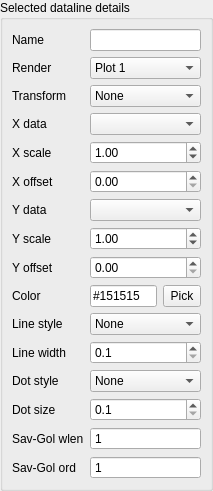
             <widget class="QWidget" name="scrollAreaWidgetContents_2">
              <property name="geometry">
               <rect>
                <x>0</x>
                <y>-100</y>
                <width>213</width>
                <height>481</height>
               </rect>
              </property>
              <property name="sizePolicy">
               <sizepolicy hsizetype="Ignored" vsizetype="Preferred">
                <horstretch>0</horstretch>
                <verstretch>0</verstretch>
               </sizepolicy>
              </property>
              <property name="autoFillBackground">
               <bool>true</bool>
              </property>
              <layout class="QGridLayout" name="gridLayout_15">
               <property name="leftMargin">
                <number>0</number>
               </property>
               <property name="topMargin">
                <number>0</number>
               </property>
               <property name="rightMargin">
                <number>0</number>
               </property>
               <property name="bottomMargin">
                <number>0</number>
               </property>
               <item row="0" column="0">
                <widget class="QGroupBox" name="dataline_gb">
                 <property name="enabled">
                  <bool>true</bool>
                 </property>
                 <property name="minimumSize">
                  <size>
                   <width>70</width>
                   <height>0</height>
                  </size>
                 </property>
                 <property name="maximumSize">
                  <size>
                   <width>16777215</width>
                   <height>16777215</height>
                  </size>
                 </property>
                 <property name="title">
                  <string>Selected dataline details</string>
                 </property>
                 <layout class="QGridLayout" name="gridLayout_6" rowstretch="0,0,0,0,0,0,0,0,0,0,0,0,0,0,0,0,0,0,0,0,0,0" columnstretch="0,0">
                  <item row="1" column="1">
                   <widget class="QComboBox" name="dl_render_cb">
                    <property name="sizePolicy">
                     <sizepolicy hsizetype="Preferred" vsizetype="Expanding">
                      <horstretch>0</horstretch>
                      <verstretch>0</verstretch>
                     </sizepolicy>
                    </property>
                    <property name="minimumSize">
                     <size>
                      <width>50</width>
                      <height>0</height>
                     </size>
                    </property>
                    <property name="maximumSize">
                     <size>
                      <width>16777215</width>
                      <height>24</height>
                     </size>
                    </property>
                    <item>
                     <property name="text">
                      <string>Plot 1</string>
                     </property>
                    </item>
                    <item>
                     <property name="text">
                      <string>Plot 2.1</string>
                     </property>
                    </item>
                    <item>
                     <property name="text">
                      <string>Plot 2.2</string>
                     </property>
                    </item>
                    <item>
                     <property name="text">
                      <string>Plot 3</string>
                     </property>
                    </item>
                    <item>
                     <property name="text">
                      <string>Plot 4.1</string>
                     </property>
                    </item>
                    <item>
                     <property name="text">
                      <string>Plot 4.2</string>
                     </property>
                    </item>
                    <item>
                     <property name="text">
                      <string>Plot 5</string>
                     </property>
                    </item>
                   </widget>
                  </item>
                  <item row="2" column="1">
                   <spacer name="verticalSpacer">
                    <property name="orientation">
                     <enum>Qt::Vertical</enum>
                    </property>
                    <property name="sizeHint" stdset="0">
                     <size>
                      <width>20</width>
                      <height>40</height>
                     </size>
                    </property>
                   </spacer>
                  </item>
                  <item row="7" column="1">
                   <widget class="ScienDSpinBox" name="dl_xoffset_sb">
                    <property name="maximumSize">
                     <size>
                      <width>16777215</width>
                      <height>24</height>
                     </size>
                    </property>
                    <property name="value">
                     <double>0.000000000000000</double>
                    </property>
                   </widget>
                  </item>
                  <item row="15" column="1">
                   <widget class="QDoubleSpinBox" name="dl_linewidth_sb">
                    <property name="maximumSize">
                     <size>
                      <width>16777215</width>
                      <height>24</height>
                     </size>
                    </property>
                    <property name="decimals">
                     <number>1</number>
                    </property>
                    <property name="minimum">
                     <double>0.100000000000000</double>
                    </property>
                    <property name="singleStep">
                     <double>0.100000000000000</double>
                    </property>
                   </widget>
                  </item>
                  <item row="16" column="1">
                   <widget class="QComboBox" name="dl_marker_cb">
                    <property name="maximumSize">
                     <size>
                      <width>16777215</width>
                      <height>24</height>
                     </size>
                    </property>
                    <property name="currentText">
                     <string>None</string>
                    </property>
                    <item>
                     <property name="text">
                      <string>None</string>
                     </property>
                    </item>
                    <item>
                     <property name="text">
                      <string>Point</string>
                     </property>
                    </item>
                    <item>
                     <property name="text">
                      <string>Pixel</string>
                     </property>
                    </item>
                    <item>
                     <property name="text">
                      <string>Circle</string>
                     </property>
                    </item>
                    <item>
                     <property name="text">
                      <string>Triangle down</string>
                     </property>
                    </item>
                    <item>
                     <property name="text">
                      <string>Triangle up</string>
                     </property>
                    </item>
                    <item>
                     <property name="text">
                      <string>Triangle left</string>
                     </property>
                    </item>
                    <item>
                     <property name="text">
                      <string>Triangle right</string>
                     </property>
                    </item>
                    <item>
                     <property name="text">
                      <string>Tri down</string>
                     </property>
                    </item>
                    <item>
                     <property name="text">
                      <string>Tri up</string>
                     </property>
                    </item>
                    <item>
                     <property name="text">
                      <string>Tri left</string>
                     </property>
                    </item>
                    <item>
                     <property name="text">
                      <string>Tri right</string>
                     </property>
                    </item>
                    <item>
                     <property name="text">
                      <string>Octagon</string>
                     </property>
                    </item>
                    <item>
                     <property name="text">
                      <string>Square</string>
                     </property>
                    </item>
                    <item>
                     <property name="text">
                      <string>Pentagon</string>
                     </property>
                    </item>
                    <item>
                     <property name="text">
                      <string>Plus (filled)</string>
                     </property>
                    </item>
                    <item>
                     <property name="text">
                      <string>Star</string>
                     </property>
                    </item>
                    <item>
                     <property name="text">
                      <string>Hexagon</string>
                     </property>
                    </item>
                    <item>
                     <property name="text">
                      <string>Hexagon alt.</string>
                     </property>
                    </item>
                    <item>
                     <property name="text">
                      <string>Plus</string>
                     </property>
                    </item>
                    <item>
                     <property name="text">
                      <string>x</string>
                     </property>
                    </item>
                    <item>
                     <property name="text">
                      <string>x (filled)</string>
                     </property>
                    </item>
                    <item>
                     <property name="text">
                      <string>Diamond</string>
                     </property>
                    </item>
                    <item>
                     <property name="text">
                      <string>Diamond (thin)</string>
                     </property>
                    </item>
                    <item>
                     <property name="text">
                      <string>Vline</string>
                     </property>
                    </item>
                    <item>
                     <property name="text">
                      <string>Hline</string>
                     </property>
                    </item>
                   </widget>
                  </item>
                  <item row="6" column="0">
                   <widget class="QLabel" name="label_5">
                    <property name="text">
                     <string>X scale</string>
                    </property>
                   </widget>
                  </item>
                  <item row="8" column="1">
                   <widget class="QComboBox" name="dl_ydata_cb">
                    <property name="maximumSize">
                     <size>
                      <width>16777215</width>
                      <height>24</height>
                     </size>
                    </property>
                   </widget>
                  </item>
                  <item row="19" column="0">
                   <widget class="QLabel" name="label_7">
                    <property name="text">
                     <string>Sav-Gol wlen</string>
                    </property>
                   </widget>
                  </item>
                  <item row="9" column="1">
                   <widget class="ScienDSpinBox" name="dl_yscale_sb">
                    <property name="maximumSize">
                     <size>
                      <width>16777215</width>
                      <height>24</height>
                     </size>
                    </property>
                    <property name="value">
                     <double>1.000000000000000</double>
                    </property>
                   </widget>
                  </item>
                  <item row="14" column="0">
                   <widget class="QLabel" name="label_8">
                    <property name="text">
                     <string>Line style</string>
                    </property>
                   </widget>
                  </item>
                  <item row="7" column="0">
                   <widget class="QLabel" name="label_16">
                    <property name="text">
                     <string>X offset</string>
                    </property>
                   </widget>
                  </item>
                  <item row="12" column="0">
                   <widget class="QLabel" name="dl_color_label">
                    <property name="text">
                     <string>Color</string>
                    </property>
                   </widget>
                  </item>
                  <item row="6" column="1">
                   <widget class="ScienDSpinBox" name="dl_xscale_sb">
                    <property name="sizePolicy">
                     <sizepolicy hsizetype="Minimum" vsizetype="Fixed">
                      <horstretch>0</horstretch>
                      <verstretch>0</verstretch>
                     </sizepolicy>
                    </property>
                    <property name="maximumSize">
                     <size>
                      <width>16777215</width>
                      <height>24</height>
                     </size>
                    </property>
                    <property name="value">
                     <double>1.000000000000000</double>
                    </property>
                   </widget>
                  </item>
                  <item row="0" column="0">
                   <widget class="QLabel" name="label_4">
                    <property name="text">
                     <string>Name</string>
                    </property>
                   </widget>
                  </item>
                  <item row="11" column="1">
                   <spacer name="verticalSpacer_2">
                    <property name="orientation">
                     <enum>Qt::Vertical</enum>
                    </property>
                    <property name="sizeHint" stdset="0">
                     <size>
                      <width>20</width>
                      <height>40</height>
                     </size>
                    </property>
                   </spacer>
                  </item>
                  <item row="4" column="1">
                   <widget class="QComboBox" name="dl_xdata_cb">
                    <property name="maximumSize">
                     <size>
                      <width>16777215</width>
                      <height>24</height>
                     </size>
                    </property>
                   </widget>
                  </item>
                  <item row="19" column="1">
                   <widget class="QDoubleSpinBox" name="dl_savgol_wlen">
                    <property name="maximumSize">
                     <size>
                      <width>16777215</width>
                      <height>24</height>
                     </size>
                    </property>
                    <property name="buttonSymbols">
                     <enum>QAbstractSpinBox::NoButtons</enum>
                    </property>
                    <property name="decimals">
                     <number>0</number>
                    </property>
                    <property name="value">
                     <double>1.000000000000000</double>
                    </property>
                   </widget>
                  </item>
                  <item row="12" column="1">
                   <layout class="QHBoxLayout" name="horizontalLayout" stretch="0,0">
                    <property name="sizeConstraint">
                     <enum>QLayout::SetNoConstraint</enum>
                    </property>
                    <item>
                     <widget class="QLineEdit" name="dl_color_edit">
                      <property name="maximumSize">
                       <size>
                        <width>16777215</width>
                        <height>24</height>
                       </size>
                      </property>
                      <property name="text">
                       <string>#151515</string>
                      </property>
                     </widget>
                    </item>
                    <item>
                     <widget class="QToolButton" name="dl_color_pickerbtn">
                      <property name="maximumSize">
                       <size>
                        <width>16777215</width>
                        <height>24</height>
                       </size>
                      </property>
                      <property name="text">
                       <string>Pick</string>
                      </property>
                     </widget>
                    </item>
                   </layout>
                  </item>
                  <item row="20" column="0">
                   <widget class="QLabel" name="label_12">
                    <property name="text">
                     <string>Sav-Gol ord</string>
                    </property>
                   </widget>
                  </item>
                  <item row="15" column="0">
                   <widget class="QLabel" name="label_11">
                    <property name="text">
                     <string>Line width</string>
                    </property>
                   </widget>
                  </item>
                  <item row="16" column="0">
                   <widget class="QLabel" name="label_9">
                    <property name="text">
                     <string>Dot style</string>
                    </property>
                   </widget>
                  </item>
                  <item row="14" column="1">
                   <widget class="QComboBox" name="dl_style_cb">
                    <property name="maximumSize">
                     <size>
                      <width>16777215</width>
                      <height>24</height>
                     </size>
                    </property>
                    <property name="currentText">
                     <string>None</string>
                    </property>
                    <item>
                     <property name="text">
                      <string>None</string>
                     </property>
                    </item>
                    <item>
                     <property name="text">
                      <string>Solid</string>
                     </property>
                    </item>
                    <item>
                     <property name="text">
                      <string>Dashed</string>
                     </property>
                    </item>
                    <item>
                     <property name="text">
                      <string>Dash-dot</string>
                     </property>
                    </item>
                    <item>
                     <property name="text">
                      <string>Dotted</string>
                     </property>
                    </item>
                   </widget>
                  </item>
                  <item row="17" column="0">
                   <widget class="QLabel" name="label_15">
                    <property name="text">
                     <string>Dot size</string>
                    </property>
                   </widget>
                  </item>
                  <item row="18" column="1">
                   <spacer name="verticalSpacer_4">
                    <property name="orientation">
                     <enum>Qt::Vertical</enum>
                    </property>
                    <property name="sizeHint" stdset="0">
                     <size>
                      <width>20</width>
                      <height>40</height>
                     </size>
                    </property>
                   </spacer>
                  </item>
                  <item row="4" column="0">
                   <widget class="QLabel" name="label">
                    <property name="text">
                     <string>X data</string>
                    </property>
                   </widget>
                  </item>
                  <item row="17" column="1">
                   <widget class="QDoubleSpinBox" name="dl_markersize_sb">
                    <property name="maximumSize">
                     <size>
                      <width>16777215</width>
                      <height>24</height>
                     </size>
                    </property>
                    <property name="decimals">
                     <number>1</number>
                    </property>
                    <property name="minimum">
                     <double>0.100000000000000</double>
                    </property>
                    <property name="maximum">
                     <double>20.000000000000000</double>
                    </property>
                    <property name="singleStep">
                     <double>0.100000000000000</double>
                    </property>
                   </widget>
                  </item>
                  <item row="8" column="0">
                   <widget class="QLabel" name="label_2">
                    <property name="text">
                     <string>Y data</string>
                    </property>
                   </widget>
                  </item>
                  <item row="9" column="0">
                   <widget class="QLabel" name="label_6">
                    <property name="text">
                     <string>Y scale</string>
                    </property>
                   </widget>
                  </item>
                  <item row="3" column="0">
                   <widget class="QLabel" name="label_22">
                    <property name="text">
                     <string>Transform</string>
                    </property>
                   </widget>
                  </item>
                  <item row="20" column="1">
                   <widget class="QDoubleSpinBox" name="dl_savgol_ord">
                    <property name="maximumSize">
                     <size>
                      <width>16777215</width>
                      <height>24</height>
                     </size>
                    </property>
                    <property name="buttonSymbols">
                     <enum>QAbstractSpinBox::NoButtons</enum>
                    </property>
                    <property name="decimals">
                     <number>0</number>
                    </property>
                    <property name="value">
                     <double>1.000000000000000</double>
                    </property>
                   </widget>
                  </item>
                  <item row="1" column="0">
                   <widget class="QLabel" name="label_10">
                    <property name="text">
                     <string>Render</string>
                    </property>
                   </widget>
                  </item>
                  <item row="0" column="1">
                   <widget class="QLineEdit" name="dl_name_edit">
                    <property name="minimumSize">
                     <size>
                      <width>50</width>
                      <height>0</height>
                     </size>
                    </property>
                   </widget>
                  </item>
                  <item row="3" column="1">
                   <widget class="QComboBox" name="dl_transform_cb">
                    <property name="maximumSize">
                     <size>
                      <width>16777215</width>
                      <height>24</height>
                     </size>
                    </property>
                    <item>
                     <property name="text">
                      <string>None</string>
                     </property>
                    </item>
                    <item>
                     <property name="text">
                      <string>|.|</string>
                     </property>
                    </item>
                    <item>
                     <property name="text">
                      <string>Arg(.)</string>
                     </property>
                    </item>
                    <item>
                     <property name="text">
                      <string>unwrap Arg(.)</string>
                     </property>
                    </item>
                    <item>
                     <property name="text">
                      <string>20log(.)</string>
                     </property>
                    </item>
                    <item>
                     <property name="text">
                      <string>20log(|.|)</string>
                     </property>
                    </item>
                    <item>
                     <property name="text">
                      <string>unwrap(.)</string>
                     </property>
                    </item>
                    <item>
                     <property name="text">
                      <string>unwrap(.) intticks</string>
                     </property>
                    </item>
                   </widget>
                  </item>
                  <item row="10" column="1">
                   <widget class="ScienDSpinBox" name="dl_yoffset_sb">
                    <property name="maximumSize">
                     <size>
                      <width>16777215</width>
                      <height>24</height>
                     </size>
                    </property>
                    <property name="value">
                     <double>0.000000000000000</double>
                    </property>
                   </widget>
                  </item>
                  <item row="10" column="0">
                   <widget class="QLabel" name="label_23">
                    <property name="text">
                     <string>Y offset</string>
                    </property>
                   </widget>
                  </item>
                 </layout>
                </widget>
               </item>
              </layout>
             </widget>
